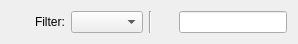
<?xml version="1.0" encoding="UTF-8"?>
<ui version="4.0">
 <class>StandardTab</class>
 <widget class="QWidget" name="StandardTab">
  <property name="geometry">
   <rect>
    <x>0</x>
    <y>0</y>
    <width>298</width>
    <height>40</height>
   </rect>
  </property>
  <property name="windowTitle">
   <string>Form</string>
  </property>
  <layout class="QVBoxLayout" name="verticalLayout">
   <item>
    <layout class="QHBoxLayout" name="horizontalLayout">
     <item>
      <spacer name="horizontalSpacer">
       <property name="orientation">
        <enum>Qt::Horizontal</enum>
       </property>
       <property name="sizeHint" stdset="0">
        <size>
         <width>40</width>
         <height>20</height>
        </size>
       </property>
      </spacer>
     </item>
     <item>
      <widget class="QLabel" name="label_filter">
       <property name="text">
        <string>Filter:</string>
       </property>
      </widget>
     </item>
     <item>
      <widget class="QComboBox" name="filterComboBox"/>
     </item>
     <item>
      <widget class="Line" name="line">
       <property name="orientation">
        <enum>Qt::Vertical</enum>
       </property>
      </widget>
     </item>
     <item>
      <widget class="QLabel" name="label">
       <property name="minimumSize">
        <size>
         <width>15</width>
         <height>15</height>
        </size>
       </property>
       <property name="maximumSize">
        <size>
         <width>15</width>
         <height>15</height>
        </size>
       </property>
       <property name="text">
        <string/>
       </property>
       <property name="pixmap">
        <pixmap resource="../../icons/icons.qrc">:/search_icon</pixmap>
       </property>
       <property name="scaledContents">
        <bool>true</bool>
       </property>
      </widget>
     </item>
     <item>
      <widget class="ButtonLineEdit" name="searchInput">
       <property name="sizePolicy">
        <sizepolicy hsizetype="Minimum" vsizetype="Fixed">
         <horstretch>0</horstretch>
         <verstretch>0</verstretch>
        </sizepolicy>
       </property>
      </widget>
     </item>
    </layout>
   </item>
  </layout>
 </widget>
 <customwidgets>
  <customwidget>
   <class>ButtonLineEdit</class>
   <extends>QLineEdit</extends>
   <header>GEMEditor.widgets.gui</header>
  </customwidget>
 </customwidgets>
 <resources>
  <include location="../../icons/icons.qrc"/>
 </resources>
 <connections/>
 <slots>
  <slot>addItemSlot()</slot>
  <slot>editItemSlot()</slot>
  <slot>deleteItemSlot()</slot>
  <slot>showContextMenu(QPoint)</slot>
 </slots>
</ui>
